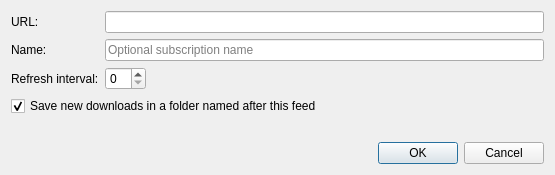
<?xml version="1.0" encoding="UTF-8"?>
<ui version="4.0">
 <class>RSSFeedDialog</class>
 <widget class="QDialog" name="RSSFeedDialog">
  <property name="geometry">
   <rect>
    <x>0</x>
    <y>0</y>
    <width>555</width>
    <height>106</height>
   </rect>
  </property>
  <property name="windowTitle">
   <string>RSS Feed Options</string>
  </property>
  <layout class="QVBoxLayout" name="verticalLayout">
   <item>
    <layout class="QGridLayout" name="gridLayout">
     <item row="0" column="0">
      <widget class="QLabel" name="labelFeedURL">
       <property name="text">
        <string>URL:</string>
       </property>
      </widget>
     </item>
     <item row="0" column="1">
      <widget class="QLineEdit" name="textFeedURL"/>
     </item>
     <item row="1" column="0">
      <widget class="QLabel" name="labelFeedName">
       <property name="text"><string>Name:</string></property>
      </widget>
     </item>
     <item row="1" column="1">
      <widget class="QLineEdit" name="textFeedName">
       <property name="placeholderText"><string>Optional subscription name</string></property>
      </widget>
     </item>
     <item row="3" column="0" colspan="2">
      <widget class="QCheckBox" name="checkNamePath">
       <property name="text"><string>Save new downloads in a folder named after this feed</string></property>
       <property name="checked"><bool>true</bool></property>
      </widget>
     </item>
     <item row="4" column="0" colspan="2">
      <widget class="QLabel" name="labelSavePath">
       <property name="wordWrap"><bool>true</bool></property>
       <property name="text"><string/></property>
      </widget>
     </item>
     <item row="2" column="0">
      <widget class="QLabel" name="labelRefreshInterval">
       <property name="text">
        <string>Refresh interval:</string>
       </property>
      </widget>
     </item>
     <item row="2" column="1">
      <widget class="QSpinBox" name="spinRefreshInterval">
       <property name="sizePolicy">
        <sizepolicy hsizetype="Fixed" vsizetype="Fixed">
         <horstretch>0</horstretch>
         <verstretch>0</verstretch>
        </sizepolicy>
       </property>
      </widget>
     </item>
    </layout>
   </item>
   <item>
    <spacer name="verticalSpacer_2">
     <property name="orientation">
      <enum>Qt::Orientation::Vertical</enum>
     </property>
     <property name="sizeHint" stdset="0">
      <size>
       <width>20</width>
       <height>40</height>
      </size>
     </property>
    </spacer>
   </item>
   <item>
    <widget class="QDialogButtonBox" name="buttonBox">
     <property name="orientation">
      <enum>Qt::Orientation::Horizontal</enum>
     </property>
     <property name="standardButtons">
      <set>QDialogButtonBox::StandardButton::Cancel|QDialogButtonBox::StandardButton::Ok</set>
     </property>
    </widget>
   </item>
  </layout>
 </widget>
 <resources/>
 <connections/>
</ui>
